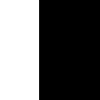
Frame 1 (no input)
Frame 60 (no input): blank canvas, image omitted
Frame 120 (the mouse pressed at the canvas centre since frame 60): blank canvas, image omitted

The p5.js sketch that drew this single still picture (run headless with seeded random() and noise() and a simulated clock; from frame 60 on, the mouse is pressed at the canvas centre):

// p5.js sketch
// ── sketch.js
// mouse and keyboard interaction
// Musawer
// Feb 9, 2018
// This is a program that imitates the popular pop culture meme nyan cat
// some of the keys you should know is left click is to enable stars, "m" is for mute and "n" is for unmute
// enjoy the meme

let x,y;


function setup() {
  createCanvas(width,height);
  x = 0;
  y = 0;
}

function draw() {
  moveSquare();

}

function moveSquare(){
  fill("black");
  background(255);
  rect(x,y,300,300);
  if (y === 0){
    x = x + 40;
    background(255);
    rect(x,y,300,300);
  }
}
